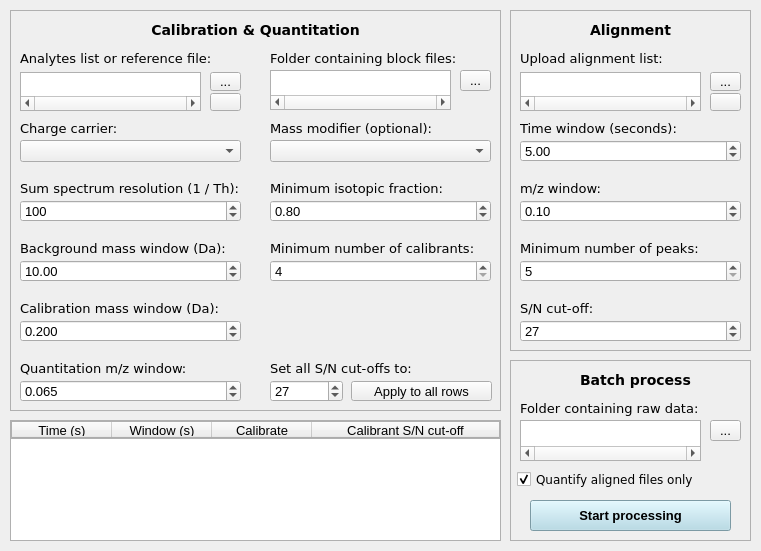
<?xml version="1.0" encoding="UTF-8"?>
<ui version="4.0">
 <class>Form</class>
 <widget class="QWidget" name="Form">
  <property name="geometry">
   <rect>
    <x>0</x>
    <y>0</y>
    <width>761</width>
    <height>551</height>
   </rect>
  </property>
  <property name="windowTitle">
   <string>Form</string>
  </property>
  <property name="styleSheet">
   <string notr="true">* {
    font-family: 'DejaVu Sans';
    font-size: 10pt; 
}

#frame_calibration_quantitation {
    border: 1px solid #b0b0b0;
}

#frame_alignment {
    border: 1px solid #b0b0b0;
}

#frame_batch_process {
    border: 1px solid #b0b0b0;
}

QListWidget {
    border: 1px solid #b0b0b0;
}</string>
  </property>
  <widget class="QTableWidget" name="tableWidget_calibration">
   <property name="geometry">
    <rect>
     <x>10</x>
     <y>420</y>
     <width>491</width>
     <height>121</height>
    </rect>
   </property>
   <property name="styleSheet">
    <string notr="true">font-family: 'DejaVu Sans';

border: 1px solid #b0b0b0;
</string>
   </property>
   <property name="sizeAdjustPolicy">
    <enum>QAbstractScrollArea::AdjustIgnored</enum>
   </property>
   <property name="editTriggers">
    <set>QAbstractItemView::AnyKeyPressed</set>
   </property>
   <property name="alternatingRowColors">
    <bool>false</bool>
   </property>
   <property name="sortingEnabled">
    <bool>false</bool>
   </property>
   <attribute name="horizontalHeaderStretchLastSection">
    <bool>true</bool>
   </attribute>
   <column>
    <property name="text">
     <string>Time (s)</string>
    </property>
    <property name="font">
     <font>
      <weight>50</weight>
      <bold>false</bold>
     </font>
    </property>
    <property name="textAlignment">
     <set>AlignCenter</set>
    </property>
   </column>
   <column>
    <property name="text">
     <string>Window (s)</string>
    </property>
    <property name="font">
     <font>
      <weight>50</weight>
      <bold>false</bold>
     </font>
    </property>
    <property name="textAlignment">
     <set>AlignCenter</set>
    </property>
   </column>
   <column>
    <property name="text">
     <string>Calibrate</string>
    </property>
    <property name="font">
     <font>
      <weight>50</weight>
      <bold>false</bold>
     </font>
    </property>
    <property name="textAlignment">
     <set>AlignCenter</set>
    </property>
   </column>
   <column>
    <property name="text">
     <string>Calibrant S/N cut-off</string>
    </property>
    <property name="font">
     <font>
      <weight>50</weight>
      <bold>false</bold>
     </font>
    </property>
    <property name="textAlignment">
     <set>AlignCenter</set>
    </property>
   </column>
  </widget>
  <widget class="QFrame" name="frame_calibration_quantitation">
   <property name="geometry">
    <rect>
     <x>10</x>
     <y>10</y>
     <width>491</width>
     <height>401</height>
    </rect>
   </property>
   <property name="frameShape">
    <enum>QFrame::StyledPanel</enum>
   </property>
   <property name="frameShadow">
    <enum>QFrame::Raised</enum>
   </property>
   <property name="lineWidth">
    <number>1</number>
   </property>
   <widget class="QLabel" name="label_calibration_quantitation">
    <property name="geometry">
     <rect>
      <x>10</x>
      <y>10</y>
      <width>471</width>
      <height>20</height>
     </rect>
    </property>
    <property name="font">
     <font>
      <family>DejaVu Sans</family>
      <pointsize>11</pointsize>
      <weight>75</weight>
      <bold>true</bold>
     </font>
    </property>
    <property name="styleSheet">
     <string notr="true">font-weight: bold;
font-size: 10.5pt</string>
    </property>
    <property name="text">
     <string>Calibration &amp; Quantitation</string>
    </property>
    <property name="alignment">
     <set>Qt::AlignCenter</set>
    </property>
   </widget>
   <widget class="QLabel" name="label_analytes_list">
    <property name="geometry">
     <rect>
      <x>10</x>
      <y>40</y>
      <width>221</width>
      <height>16</height>
     </rect>
    </property>
    <property name="font">
     <font>
      <family>DejaVu Sans</family>
      <pointsize>10</pointsize>
     </font>
    </property>
    <property name="text">
     <string>Analytes list or reference file:</string>
    </property>
   </widget>
   <widget class="QToolButton" name="open_analytes_list">
    <property name="geometry">
     <rect>
      <x>200</x>
      <y>62</y>
      <width>31</width>
      <height>19</height>
     </rect>
    </property>
    <property name="styleSheet">
     <string notr="true"/>
    </property>
    <property name="text">
     <string>...</string>
    </property>
   </widget>
   <widget class="QLabel" name="label_resolution">
    <property name="geometry">
     <rect>
      <x>10</x>
      <y>170</y>
      <width>241</width>
      <height>16</height>
     </rect>
    </property>
    <property name="font">
     <font>
      <family>DejaVu Sans</family>
      <pointsize>10</pointsize>
     </font>
    </property>
    <property name="text">
     <string>Sum spectrum resolution (1 / Th):</string>
    </property>
   </widget>
   <widget class="QSpinBox" name="sum_spectrum_resolution">
    <property name="geometry">
     <rect>
      <x>10</x>
      <y>190</y>
      <width>221</width>
      <height>22</height>
     </rect>
    </property>
    <property name="minimum">
     <number>1</number>
    </property>
    <property name="maximum">
     <number>1000</number>
    </property>
    <property name="value">
     <number>100</number>
    </property>
   </widget>
   <widget class="QLabel" name="label_background_mass_window">
    <property name="geometry">
     <rect>
      <x>10</x>
      <y>230</y>
      <width>231</width>
      <height>16</height>
     </rect>
    </property>
    <property name="font">
     <font>
      <family>DejaVu Sans</family>
      <pointsize>10</pointsize>
      <italic>false</italic>
     </font>
    </property>
    <property name="text">
     <string>Background mass window (Da):</string>
    </property>
   </widget>
   <widget class="QDoubleSpinBox" name="background_mass_window">
    <property name="geometry">
     <rect>
      <x>10</x>
      <y>250</y>
      <width>221</width>
      <height>22</height>
     </rect>
    </property>
    <property name="maximum">
     <double>100.000000000000000</double>
    </property>
    <property name="value">
     <double>10.000000000000000</double>
    </property>
   </widget>
   <widget class="QDoubleSpinBox" name="calibration_mass_window">
    <property name="geometry">
     <rect>
      <x>10</x>
      <y>310</y>
      <width>221</width>
      <height>22</height>
     </rect>
    </property>
    <property name="decimals">
     <number>3</number>
    </property>
    <property name="maximum">
     <double>100.000000000000000</double>
    </property>
    <property name="singleStep">
     <double>0.010000000000000</double>
    </property>
    <property name="value">
     <double>0.200000000000000</double>
    </property>
   </widget>
   <widget class="QLabel" name="label_calibration_mass_window">
    <property name="geometry">
     <rect>
      <x>10</x>
      <y>290</y>
      <width>221</width>
      <height>16</height>
     </rect>
    </property>
    <property name="font">
     <font>
      <family>DejaVu Sans</family>
      <pointsize>10</pointsize>
      <italic>false</italic>
     </font>
    </property>
    <property name="text">
     <string>Calibration mass window (Da):</string>
    </property>
   </widget>
   <widget class="QLabel" name="label_quantitation_mz_window">
    <property name="geometry">
     <rect>
      <x>10</x>
      <y>350</y>
      <width>221</width>
      <height>16</height>
     </rect>
    </property>
    <property name="font">
     <font>
      <family>DejaVu Sans</family>
      <pointsize>10</pointsize>
      <italic>false</italic>
     </font>
    </property>
    <property name="text">
     <string>Quantitation m/z window:</string>
    </property>
   </widget>
   <widget class="QDoubleSpinBox" name="quantitation_mz_window">
    <property name="geometry">
     <rect>
      <x>10</x>
      <y>370</y>
      <width>221</width>
      <height>22</height>
     </rect>
    </property>
    <property name="decimals">
     <number>3</number>
    </property>
    <property name="maximum">
     <double>100.000000000000000</double>
    </property>
    <property name="singleStep">
     <double>0.005000000000000</double>
    </property>
    <property name="value">
     <double>0.065000000000000</double>
    </property>
   </widget>
   <widget class="QSpinBox" name="min_calibrant_number">
    <property name="geometry">
     <rect>
      <x>260</x>
      <y>250</y>
      <width>221</width>
      <height>22</height>
     </rect>
    </property>
    <property name="minimum">
     <number>4</number>
    </property>
    <property name="value">
     <number>4</number>
    </property>
   </widget>
   <widget class="QLabel" name="label_min_calibrants">
    <property name="geometry">
     <rect>
      <x>260</x>
      <y>230</y>
      <width>221</width>
      <height>16</height>
     </rect>
    </property>
    <property name="font">
     <font>
      <family>DejaVu Sans</family>
      <pointsize>10</pointsize>
     </font>
    </property>
    <property name="text">
     <string>Minimum number of calibrants:</string>
    </property>
   </widget>
   <widget class="QSpinBox" name="calibrant_sn_cutoff">
    <property name="geometry">
     <rect>
      <x>260</x>
      <y>370</y>
      <width>73</width>
      <height>22</height>
     </rect>
    </property>
    <property name="minimum">
     <number>0</number>
    </property>
    <property name="maximum">
     <number>9999</number>
    </property>
    <property name="value">
     <number>27</number>
    </property>
   </widget>
   <widget class="QLabel" name="label_calibrant_sn_cutoff">
    <property name="geometry">
     <rect>
      <x>260</x>
      <y>350</y>
      <width>171</width>
      <height>16</height>
     </rect>
    </property>
    <property name="font">
     <font>
      <family>DejaVu Sans</family>
      <pointsize>10</pointsize>
     </font>
    </property>
    <property name="text">
     <string>Set all S/N cut-offs to:</string>
    </property>
   </widget>
   <widget class="QLabel" name="label_isotopic_fraction">
    <property name="geometry">
     <rect>
      <x>260</x>
      <y>170</y>
      <width>211</width>
      <height>16</height>
     </rect>
    </property>
    <property name="font">
     <font>
      <family>DejaVu Sans</family>
      <pointsize>10</pointsize>
      <italic>false</italic>
     </font>
    </property>
    <property name="text">
     <string>Minimum isotopic fraction:</string>
    </property>
   </widget>
   <widget class="QDoubleSpinBox" name="min_isotopic_fraction">
    <property name="geometry">
     <rect>
      <x>260</x>
      <y>190</y>
      <width>221</width>
      <height>22</height>
     </rect>
    </property>
    <property name="minimum">
     <double>0.100000000000000</double>
    </property>
    <property name="maximum">
     <double>0.950000000000000</double>
    </property>
    <property name="singleStep">
     <double>0.010000000000000</double>
    </property>
    <property name="value">
     <double>0.800000000000000</double>
    </property>
   </widget>
   <widget class="QLabel" name="label_path_blocks">
    <property name="geometry">
     <rect>
      <x>260</x>
      <y>40</y>
      <width>221</width>
      <height>16</height>
     </rect>
    </property>
    <property name="font">
     <font>
      <family>DejaVu Sans</family>
      <pointsize>10</pointsize>
      <italic>false</italic>
     </font>
    </property>
    <property name="styleSheet">
     <string notr="true"/>
    </property>
    <property name="text">
     <string>Folder containing block files:</string>
    </property>
   </widget>
   <widget class="QListWidget" name="path_blocks">
    <property name="geometry">
     <rect>
      <x>260</x>
      <y>60</y>
      <width>181</width>
      <height>40</height>
     </rect>
    </property>
    <property name="styleSheet">
     <string notr="true">font-size: 9pt;</string>
    </property>
    <property name="horizontalScrollBarPolicy">
     <enum>Qt::ScrollBarAlwaysOn</enum>
    </property>
    <property name="editTriggers">
     <set>QAbstractItemView::DoubleClicked</set>
    </property>
    <property name="alternatingRowColors">
     <bool>true</bool>
    </property>
   </widget>
   <widget class="QToolButton" name="open_blocks_folder">
    <property name="geometry">
     <rect>
      <x>450</x>
      <y>60</y>
      <width>31</width>
      <height>21</height>
     </rect>
    </property>
    <property name="styleSheet">
     <string notr="true"/>
    </property>
    <property name="text">
     <string>...</string>
    </property>
   </widget>
   <widget class="QLabel" name="label_charge_carrier">
    <property name="geometry">
     <rect>
      <x>10</x>
      <y>110</y>
      <width>211</width>
      <height>16</height>
     </rect>
    </property>
    <property name="font">
     <font>
      <family>DejaVu Sans</family>
      <pointsize>10</pointsize>
     </font>
    </property>
    <property name="text">
     <string>Charge carrier:</string>
    </property>
   </widget>
   <widget class="QListWidget" name="path_analytes_list">
    <property name="geometry">
     <rect>
      <x>10</x>
      <y>62</y>
      <width>181</width>
      <height>39</height>
     </rect>
    </property>
    <property name="styleSheet">
     <string notr="true">font-size: 9pt;</string>
    </property>
    <property name="horizontalScrollBarPolicy">
     <enum>Qt::ScrollBarAlwaysOn</enum>
    </property>
    <property name="editTriggers">
     <set>QAbstractItemView::DoubleClicked</set>
    </property>
    <property name="alternatingRowColors">
     <bool>true</bool>
    </property>
   </widget>
   <widget class="QPushButton" name="pushButton_apply_sn">
    <property name="geometry">
     <rect>
      <x>341</x>
      <y>371</y>
      <width>141</width>
      <height>20</height>
     </rect>
    </property>
    <property name="toolTip">
     <string/>
    </property>
    <property name="statusTip">
     <string/>
    </property>
    <property name="styleSheet">
     <string notr="true"/>
    </property>
    <property name="text">
     <string>Apply to all rows</string>
    </property>
   </widget>
   <widget class="QPushButton" name="pushButton_delete_analytes">
    <property name="geometry">
     <rect>
      <x>200</x>
      <y>83</y>
      <width>31</width>
      <height>18</height>
     </rect>
    </property>
    <property name="text">
     <string/>
    </property>
   </widget>
   <widget class="QComboBox" name="comboBox_charge_carrier">
    <property name="geometry">
     <rect>
      <x>10</x>
      <y>130</y>
      <width>221</width>
      <height>22</height>
     </rect>
    </property>
   </widget>
   <widget class="QLabel" name="label_mass_modifier">
    <property name="geometry">
     <rect>
      <x>260</x>
      <y>110</y>
      <width>211</width>
      <height>16</height>
     </rect>
    </property>
    <property name="font">
     <font>
      <family>DejaVu Sans</family>
      <pointsize>10</pointsize>
     </font>
    </property>
    <property name="text">
     <string>Mass modifier (optional):</string>
    </property>
   </widget>
   <widget class="QComboBox" name="comboBox_mass_modifier">
    <property name="geometry">
     <rect>
      <x>260</x>
      <y>130</y>
      <width>221</width>
      <height>22</height>
     </rect>
    </property>
   </widget>
  </widget>
  <widget class="QFrame" name="frame_alignment">
   <property name="geometry">
    <rect>
     <x>510</x>
     <y>10</y>
     <width>241</width>
     <height>341</height>
    </rect>
   </property>
   <property name="frameShape">
    <enum>QFrame::StyledPanel</enum>
   </property>
   <property name="frameShadow">
    <enum>QFrame::Raised</enum>
   </property>
   <widget class="QLabel" name="label_alignment_list">
    <property name="geometry">
     <rect>
      <x>10</x>
      <y>40</y>
      <width>221</width>
      <height>16</height>
     </rect>
    </property>
    <property name="font">
     <font>
      <family>DejaVu Sans</family>
      <pointsize>10</pointsize>
     </font>
    </property>
    <property name="text">
     <string>Upload alignment list:</string>
    </property>
   </widget>
   <widget class="QLabel" name="label_alignment">
    <property name="geometry">
     <rect>
      <x>80</x>
      <y>10</y>
      <width>101</width>
      <height>20</height>
     </rect>
    </property>
    <property name="font">
     <font>
      <family>DejaVu Sans</family>
      <pointsize>11</pointsize>
      <weight>75</weight>
      <bold>true</bold>
     </font>
    </property>
    <property name="styleSheet">
     <string notr="true">font-weight: bold;
font-size: 10.5pt</string>
    </property>
    <property name="text">
     <string>Alignment</string>
    </property>
   </widget>
   <widget class="QToolButton" name="open_alignment_list">
    <property name="geometry">
     <rect>
      <x>200</x>
      <y>62</y>
      <width>31</width>
      <height>19</height>
     </rect>
    </property>
    <property name="sizePolicy">
     <sizepolicy hsizetype="Fixed" vsizetype="Maximum">
      <horstretch>0</horstretch>
      <verstretch>0</verstretch>
     </sizepolicy>
    </property>
    <property name="styleSheet">
     <string notr="true"/>
    </property>
    <property name="text">
     <string>...</string>
    </property>
   </widget>
   <widget class="QListWidget" name="path_alignment_list">
    <property name="geometry">
     <rect>
      <x>10</x>
      <y>62</y>
      <width>181</width>
      <height>39</height>
     </rect>
    </property>
    <property name="styleSheet">
     <string notr="true">font-size: 9pt;</string>
    </property>
    <property name="horizontalScrollBarPolicy">
     <enum>Qt::ScrollBarAlwaysOn</enum>
    </property>
    <property name="editTriggers">
     <set>QAbstractItemView::DoubleClicked</set>
    </property>
    <property name="alternatingRowColors">
     <bool>true</bool>
    </property>
   </widget>
   <widget class="QLabel" name="label_alignment_time_window">
    <property name="geometry">
     <rect>
      <x>10</x>
      <y>110</y>
      <width>201</width>
      <height>16</height>
     </rect>
    </property>
    <property name="font">
     <font>
      <family>DejaVu Sans</family>
      <pointsize>10</pointsize>
     </font>
    </property>
    <property name="text">
     <string>Time window (seconds):</string>
    </property>
   </widget>
   <widget class="QDoubleSpinBox" name="alignment_time_window">
    <property name="geometry">
     <rect>
      <x>10</x>
      <y>130</y>
      <width>221</width>
      <height>22</height>
     </rect>
    </property>
    <property name="value">
     <double>5.000000000000000</double>
    </property>
   </widget>
   <widget class="QLabel" name="label_alignment_mz_window">
    <property name="geometry">
     <rect>
      <x>10</x>
      <y>170</y>
      <width>201</width>
      <height>16</height>
     </rect>
    </property>
    <property name="font">
     <font>
      <family>DejaVu Sans</family>
      <pointsize>10</pointsize>
      <italic>false</italic>
     </font>
    </property>
    <property name="text">
     <string>m/z window:</string>
    </property>
   </widget>
   <widget class="QDoubleSpinBox" name="alignment_mz_window">
    <property name="geometry">
     <rect>
      <x>10</x>
      <y>190</y>
      <width>221</width>
      <height>22</height>
     </rect>
    </property>
    <property name="singleStep">
     <double>0.050000000000000</double>
    </property>
    <property name="value">
     <double>0.100000000000000</double>
    </property>
   </widget>
   <widget class="QSpinBox" name="alignment_min_peaks">
    <property name="geometry">
     <rect>
      <x>10</x>
      <y>250</y>
      <width>221</width>
      <height>22</height>
     </rect>
    </property>
    <property name="minimum">
     <number>5</number>
    </property>
    <property name="value">
     <number>5</number>
    </property>
   </widget>
   <widget class="QLabel" name="label_alignment_sn_cutoff">
    <property name="geometry">
     <rect>
      <x>10</x>
      <y>290</y>
      <width>201</width>
      <height>16</height>
     </rect>
    </property>
    <property name="font">
     <font>
      <family>DejaVu Sans</family>
      <pointsize>10</pointsize>
      <italic>false</italic>
     </font>
    </property>
    <property name="text">
     <string>S/N cut-off:</string>
    </property>
   </widget>
   <widget class="QLabel" name="label_alignment_min_peak">
    <property name="geometry">
     <rect>
      <x>10</x>
      <y>230</y>
      <width>211</width>
      <height>16</height>
     </rect>
    </property>
    <property name="font">
     <font>
      <family>DejaVu Sans</family>
      <pointsize>10</pointsize>
      <italic>false</italic>
     </font>
    </property>
    <property name="text">
     <string>Minimum number of peaks:</string>
    </property>
   </widget>
   <widget class="QSpinBox" name="alignment_sn_cutoff">
    <property name="geometry">
     <rect>
      <x>10</x>
      <y>310</y>
      <width>221</width>
      <height>22</height>
     </rect>
    </property>
    <property name="minimum">
     <number>0</number>
    </property>
    <property name="maximum">
     <number>9999</number>
    </property>
    <property name="value">
     <number>27</number>
    </property>
   </widget>
   <widget class="QPushButton" name="pushButton_delete_alignment">
    <property name="geometry">
     <rect>
      <x>200</x>
      <y>83</y>
      <width>31</width>
      <height>18</height>
     </rect>
    </property>
    <property name="text">
     <string/>
    </property>
   </widget>
  </widget>
  <widget class="QFrame" name="frame_batch_process">
   <property name="geometry">
    <rect>
     <x>510</x>
     <y>360</y>
     <width>241</width>
     <height>181</height>
    </rect>
   </property>
   <property name="frameShape">
    <enum>QFrame::StyledPanel</enum>
   </property>
   <property name="frameShadow">
    <enum>QFrame::Raised</enum>
   </property>
   <widget class="QLabel" name="label_mzxml">
    <property name="geometry">
     <rect>
      <x>10</x>
      <y>40</y>
      <width>211</width>
      <height>16</height>
     </rect>
    </property>
    <property name="font">
     <font>
      <family>DejaVu Sans</family>
      <pointsize>10</pointsize>
     </font>
    </property>
    <property name="text">
     <string>Folder containing raw data:</string>
    </property>
   </widget>
   <widget class="QListWidget" name="path_mzxml">
    <property name="geometry">
     <rect>
      <x>10</x>
      <y>60</y>
      <width>181</width>
      <height>41</height>
     </rect>
    </property>
    <property name="styleSheet">
     <string notr="true">font-size: 9pt;</string>
    </property>
    <property name="horizontalScrollBarPolicy">
     <enum>Qt::ScrollBarAlwaysOn</enum>
    </property>
    <property name="editTriggers">
     <set>QAbstractItemView::DoubleClicked</set>
    </property>
    <property name="alternatingRowColors">
     <bool>true</bool>
    </property>
   </widget>
   <widget class="QToolButton" name="open_mzxml_path">
    <property name="geometry">
     <rect>
      <x>200</x>
      <y>60</y>
      <width>31</width>
      <height>21</height>
     </rect>
    </property>
    <property name="styleSheet">
     <string notr="true"/>
    </property>
    <property name="text">
     <string>...</string>
    </property>
   </widget>
   <widget class="QPushButton" name="pushButton_start_processing">
    <property name="geometry">
     <rect>
      <x>20</x>
      <y>140</y>
      <width>201</width>
      <height>31</height>
     </rect>
    </property>
    <property name="styleSheet">
     <string notr="true">background-color: lightblue;
color: black;
font-size: 10pt;
font-weight: bold;</string>
    </property>
    <property name="text">
     <string>Start processing</string>
    </property>
   </widget>
   <widget class="QCheckBox" name="quantify_aligned">
    <property name="geometry">
     <rect>
      <x>7</x>
      <y>110</y>
      <width>231</width>
      <height>18</height>
     </rect>
    </property>
    <property name="font">
     <font>
      <family>DejaVu Sans</family>
      <pointsize>9</pointsize>
     </font>
    </property>
    <property name="styleSheet">
     <string notr="true">font-size: 9pt</string>
    </property>
    <property name="text">
     <string>Quantify aligned files only</string>
    </property>
    <property name="checked">
     <bool>true</bool>
    </property>
   </widget>
   <widget class="QLabel" name="label_batch_process">
    <property name="geometry">
     <rect>
      <x>70</x>
      <y>10</y>
      <width>121</width>
      <height>20</height>
     </rect>
    </property>
    <property name="font">
     <font>
      <family>DejaVu Sans</family>
      <pointsize>11</pointsize>
      <weight>75</weight>
      <bold>true</bold>
     </font>
    </property>
    <property name="styleSheet">
     <string notr="true">font-weight: bold;
font-size: 10.5pt</string>
    </property>
    <property name="text">
     <string>Batch process</string>
    </property>
   </widget>
  </widget>
 </widget>
 <resources/>
 <connections/>
</ui>
